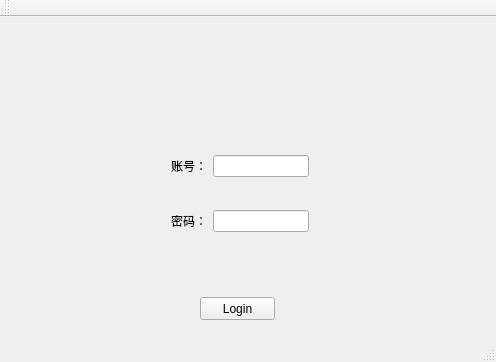
<?xml version="1.0" encoding="UTF-8"?>
<ui version="4.0">
 <class>MainWindow</class>
 <widget class="QMainWindow" name="MainWindow">
  <property name="geometry">
   <rect>
    <x>0</x>
    <y>0</y>
    <width>496</width>
    <height>362</height>
   </rect>
  </property>
  <property name="windowTitle">
   <string>MainWindow</string>
  </property>
  <widget class="QWidget" name="centralWidget">
   <widget class="QWidget" name="verticalLayoutWidget">
    <property name="geometry">
     <rect>
      <x>160</x>
      <y>100</y>
      <width>160</width>
      <height>154</height>
     </rect>
    </property>
    <layout class="QVBoxLayout" name="verticalLayout">
     <item>
      <layout class="QHBoxLayout" name="horizontalLayout">
       <item>
        <widget class="QLabel" name="label">
         <property name="text">
          <string>账号：</string>
         </property>
        </widget>
       </item>
       <item>
        <widget class="QLineEdit" name="AccountText">
         <property name="maxLength">
          <number>18</number>
         </property>
        </widget>
       </item>
      </layout>
     </item>
     <item>
      <layout class="QHBoxLayout" name="horizontalLayout_2">
       <item>
        <widget class="QLabel" name="label_2">
         <property name="text">
          <string>密码：</string>
         </property>
        </widget>
       </item>
       <item>
        <widget class="QLineEdit" name="PasswordText">
         <property name="maxLength">
          <number>18</number>
         </property>
         <property name="echoMode">
          <enum>QLineEdit::Password</enum>
         </property>
        </widget>
       </item>
      </layout>
     </item>
    </layout>
   </widget>
   <widget class="QPushButton" name="LoginButton">
    <property name="geometry">
     <rect>
      <x>200</x>
      <y>280</y>
      <width>75</width>
      <height>23</height>
     </rect>
    </property>
    <property name="text">
     <string>Login</string>
    </property>
   </widget>
   <zorder>verticalLayoutWidget</zorder>
   <zorder>LoginButton</zorder>
   <zorder>AccountText</zorder>
  </widget>
  <widget class="QMenuBar" name="menuBar">
   <property name="geometry">
    <rect>
     <x>0</x>
     <y>0</y>
     <width>496</width>
     <height>23</height>
    </rect>
   </property>
  </widget>
  <widget class="QToolBar" name="mainToolBar">
   <attribute name="toolBarArea">
    <enum>TopToolBarArea</enum>
   </attribute>
   <attribute name="toolBarBreak">
    <bool>false</bool>
   </attribute>
  </widget>
  <widget class="QStatusBar" name="statusBar"/>
 </widget>
 <layoutdefault spacing="6" margin="11"/>
 <resources/>
 <connections>
  <connection>
   <sender>AccountText</sender>
   <signal>returnPressed()</signal>
   <receiver>PasswordText</receiver>
   <slot>setFocus()</slot>
   <hints>
    <hint type="sourcelabel">
     <x>260</x>
     <y>171</y>
    </hint>
    <hint type="destinationlabel">
     <x>260</x>
     <y>250</y>
    </hint>
   </hints>
  </connection>
  <connection>
   <sender>PasswordText</sender>
   <signal>returnPressed()</signal>
   <receiver>LoginButton</receiver>
   <slot>click()</slot>
   <hints>
    <hint type="sourcelabel">
     <x>260</x>
     <y>250</y>
    </hint>
    <hint type="destinationlabel">
     <x>237</x>
     <y>326</y>
    </hint>
   </hints>
  </connection>
 </connections>
</ui>
